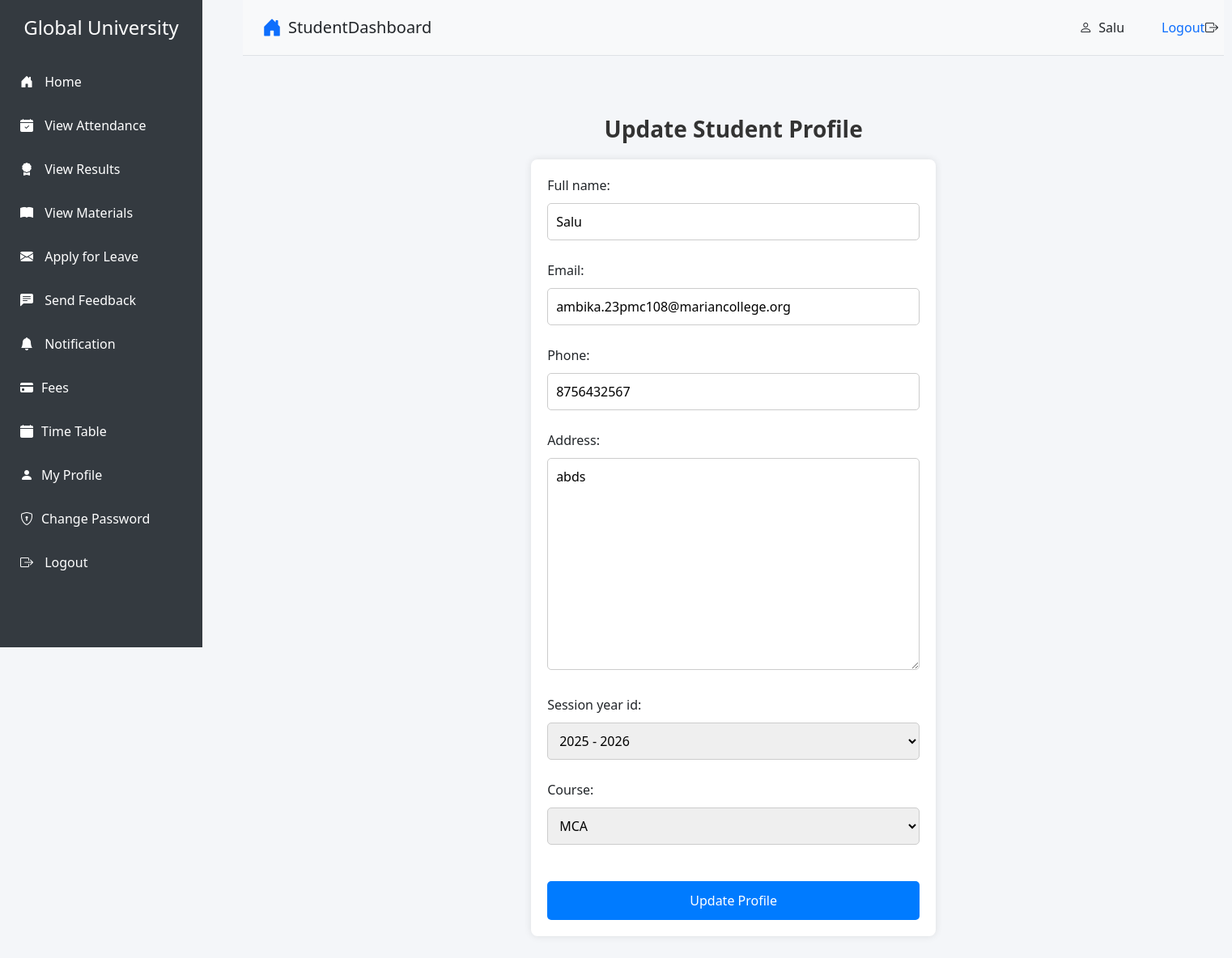
/student/student/profile/ (signed in), run on the app's committed database.
### student/models.py (models this page shows, shortened)
class Student(models.Model):
    user = models.OneToOneField(User, on_delete=models.CASCADE)
    full_name = models.CharField(max_length=100)
    email = models.EmailField(unique=True)
    phone = models.CharField(max_length=15)
    address = models.TextField()
    session_year_id = models.ForeignKey(SessionYearModel, on_delete=models.CASCADE)
    course = models.ForeignKey(Course, on_delete=models.SET_NULL, null=True, blank=True)

### student/views.py (the view)
# urls.py: path('student/profile/', views.student_profile, name='student_profile'),
@login_required
def student_profile(request):
    student = Student.objects.get(user=request.user)
    if request.method == 'POST':
        form = StudentProfileForm(request.POST, instance=student)
        if form.is_valid():
            form.save()
            return redirect('student:dashboard')  # Redirect to the profile page after saving
    else:
        form = StudentProfileForm(instance=student)
    return render(request, 'student/student_profile.html', {'form': form})

### student/forms.py
class StudentProfileForm(forms.ModelForm):
    class Meta:
        model = Student
        fields = ['full_name', 'email', 'phone', 'address', 'session_year_id', 'course']  # Add other fields you want to allow for update

### student/models.py (called while the page is built)
    def __str__(self):
        return f"{self.session_start_year.year} - {self.session_end_year.year}"

    def __str__(self):
        return self.name

### templates/student/student_profile.html (shortened to what this page needs)
{% extends 'student/base.html' %}
{% block content %}
  <h2 class="profile-title">Update Student Profile</h2>
  <div class="profile-form-container">
    <form method="POST" class="profile-form">
      {{ form.as_p }}
      <button type="submit" class="update-btn">Update Profile</button>
    </form>
  </div>
{% endblock %}

### templates/student/base.html (shortened to what this page needs)
{% load static %}
<!DOCTYPE html>
<html lang="en">
<head>
    <link rel="stylesheet" href="https://cdn.jsdelivr.net/npm/bootstrap@5.3.0/dist/css/bootstrap.min.css">
    <link href="https://cdnjs.cloudflare.com/ajax/libs/bootstrap-icons/1.10.5/font/bootstrap-icons.min.css" rel="stylesheet">
</head>
<body>
    <div class="d-flex">
        {% include "student/sidebar.html" %}
        <div class="flex-grow-1">
            <header class="d-flex justify-content-between align-items-center px-4 py-3 border-bottom">
                <div class="d-flex align-items-center">
                    <i class="bi bi-house-door-fill me-2 fs-4 text-primary"></i>
                    <h1 class="h5 mb-0">StudentDashboard</h1>
                </div>
                <div class="d-flex align-items-center">
                    <div class="d-flex align-items-center" style="margin-left:-100px;">
                        <i class="bi bi-person me-2"></i> <span class="" style="margin-right:100px;" >{{ request.user.username }}</span>
                        <i class="bi bi-box-arrow-right"></i><a href="{% url 'staff:logout' %} " style="text-decoration: none; margin-left:-70px;"> Logout</a>
                    </div>
                </div>
            </header>
            <main class="p-4">
                {% block content %}
                {% endblock content %}
            </main>
        </div>
    </div>
</body>
</html>

### templates/student/base.html (style rules this page uses)
body { font-family: 'Arial', sans-serif; }
header { background-color: #f8f9fa; gap:900px }
header h1 { font-size: 20px; }

### templates/student/student_profile.html (style rules this page uses)
body { font-family: Arial, sans-serif; background-color: #f9f9f9; margin: 0; padding: 0; }
.profile-title { text-align: center; margin-top: 50px; font-size: 28px; font-weight: bold; color: #333; }
.profile-form-container { max-width: 500px; margin: 20px auto; padding: 20px; background-color: #ffffff; box-shadow: 0 0 10px rgba(0, 0, 0, 0.1); border-radius: 8px; }
.profile-form p { margin-bottom: 15px; font-size: 16px; }
.profile-form input, .profile-form select, .profile-form textarea { width: 100%; padding: 10px; margin: 10px 0; font-size: 16px; border: 1px solid #ccc; border-radius: 5px; box-sizing: border-box; }
.profile-form textarea { resize: vertical; min-height: 100px; }
.update-btn { background-color: #007bff; color: #fff; font-size: 16px; padding: 12px 20px; border: none; border-radius: 5px; cursor: pointer; width: 100%; margin-top: 20px; }

### templates/student/sidebar.html (style rules this page uses)
body { display: flex; min-height: 100vh; background-color: #f4f6f9; }

### data on the page
Student: full_name "Salu", email "ambika.23pmc108@mariancollege.org", phone "8756432567", address "abds", session_year_id "2025 - 2026", course "MCA"

### other printed values
{{ request.user.username }} "Salu"
